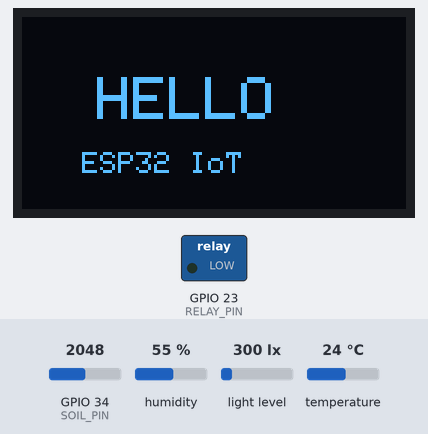
The sketch below on a simulated ESP32. Shown: 128×64 one-colour display, switched loads named in the sketch (green lamp = pin HIGH). The test bench sets the inputs (shaded band); at power-on: GPIO 34 (SOIL_PIN) = 2048, humidity 55 %, light level 300 lx, temperature 24 °C (analog values on the 0–4095 scale). WiFi joins after 1.5 s; servers stay silent unless stated; what the sketch prints to the serial monitor is not drawn.

Above: at 1.1 s.
At 3.8 s:
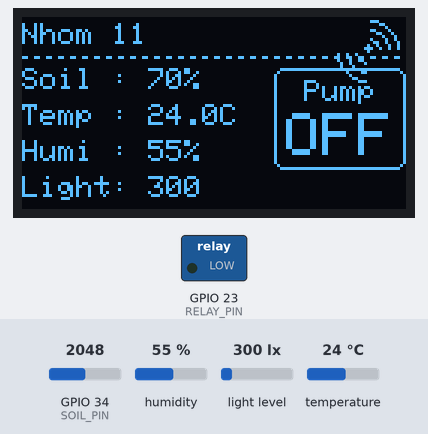
3.9 s: GPIO 34 (SOIL_PIN) set to 3153
At 5.5 s:
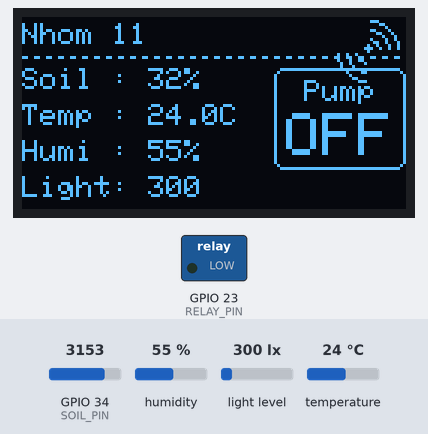
6.6 s: GPIO 34 (SOIL_PIN) set to 3276
At 7.1 s:
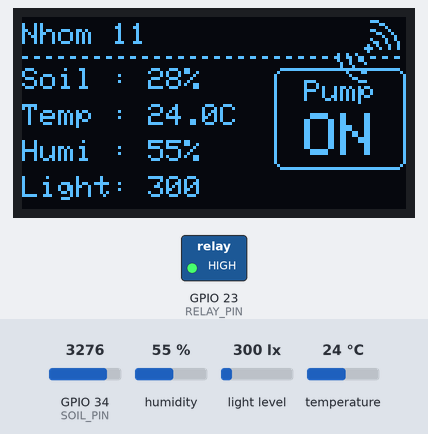
9.3 s: GPIO 34 (SOIL_PIN) set to 2866
At 11.5 s:
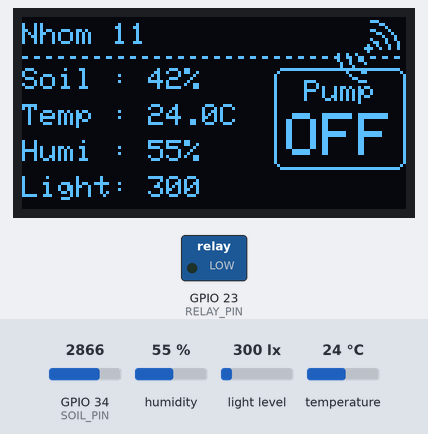
Timing chart, 0 to 13.0 s (numbered marks = the images above; inputs shaded):
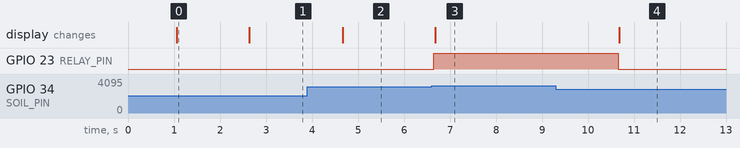

Measured:
- the behaviour switches between 3226 and 3227 on GPIO 34 (SOIL_PIN) (found by bisection; images 2 and 3)
- after the input at 3.9 s, the display: changes after 0.77 s (image 2)
- after the input at 6.6 s, GPIO 23 (RELAY_PIN): LOW → HIGH after 0.05 s; the display: changes after 0.07 s (image 3)
- after the input at 9.3 s, GPIO 23 (RELAY_PIN): HIGH → LOW after 1.4 s; the display: changes after 1.4 s (image 4)
- what the display in image 0 shows lasts 1.5 s, from 1.1 s to 2.6 s

The sketch:

agri_station_member1.ino
```cpp
#include <WiFi.h>
#include <HTTPClient.h>
#include <Wire.h>
#include <DHT.h>
#include <BH1750.h>
#include <Adafruit_GFX.h>
#include <Adafruit_SH110X.h>

// ==================================================
// 1. CAU HINH WIFI VA SERVER
// ==================================================
const char* WIFI_SSID = "HUY HOANG";
const char* WIFI_PASSWORD = "16022005";

// Thay IP_ADDRESS bang IPv4 cua may tinh chay XAMPP
const char* SERVER_URL = "http://192.168.1.12/Api/Post.php";

// ==================================================
// 2. CAU HINH CHAN
// ==================================================
#define SOIL_PIN    34
#define DHT_PIN     4
#define RELAY_PIN   23

#define DHT_TYPE DHT11

#define SCREEN_WIDTH  128
#define SCREEN_HEIGHT 64
#define OLED_ADDR     0x3C

// ==================================================
// 3. KHOI TAO THIET BI
// ==================================================
DHT dht(DHT_PIN, DHT_TYPE);
BH1750 lightMeter;

Adafruit_SH1106G display(
  SCREEN_WIDTH,
  SCREEN_HEIGHT,
  &Wire,
  -1
);

// ==================================================
// 4. CAU HINH HE THONG
// ==================================================

// Nguong do am dat de bat bom
const float SOIL_THRESHOLD = 30.0;

// Hieu chuan cam bien do am dat
// Can do gia tri thuc te cua cam bien de hieu chuan chinh xac
const int SOIL_DRY_RAW = 4095;
const int SOIL_WET_RAW = 1200;

// Chu ky doc va gui du lieu
const unsigned long SENSOR_INTERVAL = 60000UL;     // 60 giay
const unsigned long PUMP_CHECK_INTERVAL = 2000UL;  // 2 giay
const unsigned long OLED_INTERVAL = 1000UL;        // 1 giay
const unsigned long HTTP_INTERVAL = 600000UL;      // 10 phut

// Neu relay kich muc LOW, doi HIGH thanh LOW va nguoc lai
const int RELAY_ON  = HIGH;
const int RELAY_OFF = LOW;

// ==================================================
// 5. BIEN DU LIEU
// ==================================================
float temperature = NAN;
float humidity = NAN;
float soilMoisture = 0;
float lightLux = NAN;

int soilRaw = 0;

bool oledReady = false;
bool lightSensorReady = false;
bool dhtReady = false;
bool wifiReady = false;
bool pumpState = false;
bool soilValid = false;

unsigned long lastSensorRead = 0;
unsigned long lastPumpCheck = 0;
unsigned long lastOLEDUpdate = 0;
unsigned long lastHTTPSend = 0;

// ==================================================
// 6. DOC DO AM DAT
// ==================================================
float readSoilMoisture() {
  soilRaw = analogRead(SOIL_PIN);

  // Gia tri ADC cao: dat kho
  // Gia tri ADC thap: dat am
  float moisture = map(
    soilRaw,
    SOIL_DRY_RAW,
    SOIL_WET_RAW,
    0,
    100
  );

  moisture = constrain(moisture, 0, 100);

  soilValid = true;

  Serial.print("[SOIL] ADC = ");
  Serial.print(soilRaw);
  Serial.print(" | Do am dat = ");
  Serial.print(moisture, 1);
  Serial.println("%");

  return moisture;
}

// ==================================================
// 7. DOC CAM BIEN
// ==================================================
void readSensors() {
  Serial.println("\n========== DOC CAM BIEN ==========");

  float newTemp = dht.readTemperature();
  float newHumidity = dht.readHumidity();

  if (!isnan(newTemp) && !isnan(newHumidity)) {
    temperature = newTemp;
    humidity = newHumidity;
    dhtReady = true;

    Serial.print("[DHT11] Nhiet do: ");
    Serial.print(temperature, 1);
    Serial.println(" C");

    Serial.print("[DHT11] Do am khong khi: ");
    Serial.print(humidity, 1);
    Serial.println(" %");
  } else {
    Serial.println("[LOI] Khong doc duoc DHT11!");
  }

  soilMoisture = readSoilMoisture();

  if (lightSensorReady) {
    float lux = lightMeter.readLightLevel();

    if (lux >= 0) {
      lightLux = lux;

      Serial.print("[BH1750] Anh sang: ");
      Serial.print(lightLux, 1);
      Serial.println(" lux");
    } else {
      Serial.println("[LOI] Doc BH1750 that bai!");
    }
  } else {
    Serial.println("[CANH BAO] BH1750 chua san sang!");
  }

  Serial.println("==================================");
}

// ==================================================
// 8. DIEU KHIEN MAY BOM
// ==================================================
void controlPump() {
  // Khong tu dong bat bom neu cam bien do am chua hop le
  if (!soilValid) {
    digitalWrite(RELAY_PIN, RELAY_OFF);
    pumpState = false;
    return;
  }

  bool shouldPump = (soilMoisture < SOIL_THRESHOLD);

  if (shouldPump != pumpState) {
    pumpState = shouldPump;

    digitalWrite(
      RELAY_PIN,
      pumpState ? RELAY_ON : RELAY_OFF
    );

    Serial.print("[RELAY] May bom: ");
    Serial.println(pumpState ? "BAT" : "TAT");
  }
}

// ==================================================
// 9. CAP NHAT OLED SH1106
// ==================================================

// Ve bieu tuong WiFi, (cx, cy) la cham tron ben duoi
void drawWifiIcon(int cx, int cy, bool connected) {
  display.fillCircle(cx, cy - 1, 1, SH110X_WHITE);

  // 0xA = hai cung phan tu tren (trai + phai)
  display.drawCircleHelper(cx, cy, 4, 0xA, SH110X_WHITE);
  display.drawCircleHelper(cx, cy, 7, 0xA, SH110X_WHITE);
  display.drawCircleHelper(cx, cy, 10, 0xA, SH110X_WHITE);

  // Mat ket noi: gach cheo
  if (!connected) {
    display.drawLine(cx - 11, 0, cx + 11, 12, SH110X_BLACK);   // vien den de tach net
    display.drawLine(cx - 11, 1, cx + 11, 13, SH110X_BLACK);
    display.drawLine(cx - 11, 0, cx + 11, 11, SH110X_WHITE);   // net gach chinh
  }
}

void updateOLED() {
  if (!oledReady) {
    return;
  }

  display.clearDisplay();
  display.setTextColor(SH110X_WHITE);
  display.setTextSize(1);

  // ---------- Header ----------
  display.setCursor(0, 2);
  display.print("Nhom 11");

  drawWifiIcon(115, 11, WiFi.status() == WL_CONNECTED);

  // Duong net dut
  for (int x = 0; x < 128; x += 4) {
    display.drawFastHLine(x, 13, 2, SH110X_WHITE);
  }

  // ---------- Cot trai: cam bien ----------
  display.setCursor(0, 17);
  display.print("Soil : ");
  if (soilValid) {
    display.print(soilMoisture, 0);
    display.print("%");
  } else {
    display.print("--");
  }

  display.setCursor(0, 29);
  display.print("Temp : ");
  if (!isnan(temperature)) {
    display.print(temperature, 1);
    display.print("C");
  } else {
    display.print("--");
  }

  display.setCursor(0, 41);
  display.print("Humi : ");
  if (!isnan(humidity)) {
    display.print(humidity, 0);
    display.print("%");
  } else {
    display.print("--");
  }

  display.setCursor(0, 53);
  display.print("Light: ");
  if (!isnan(lightLux)) {
    display.print(lightLux, 0);
  } else {
    display.print("--");
  }

  // ---------- Cot phai: trang thai bom ----------
  display.drawRoundRect(84, 17, 44, 34, 3, SH110X_WHITE);
  display.setCursor(94, 21);
  display.print("Pump");

  display.setTextSize(2);
  display.setCursor(pumpState ? 94 : 88, 32);
  display.print(pumpState ? "ON" : "OFF");
  display.setTextSize(1);

  display.display();
}

// ==================================================
// 10. GUI DU LIEU LEN SERVER BANG HTTP GET
// ==================================================
void sendDataHTTP() {
  if (WiFi.status() != WL_CONNECTED) {
    Serial.println("[HTTP] Wi-Fi mat ket noi, khong gui du lieu.");
    return;
  }

  if (!dhtReady || !soilValid || isnan(lightLux)) {
    Serial.println("[HTTP] Du lieu cam bien chua day du.");
    return;
  }

  HTTPClient http;

  String url = String(SERVER_URL);
  url += "?temp=" + String(temperature, 1);
  url += "&humidity=" + String(humidity, 1);
  url += "&moisture=" + String(soilMoisture, 1);
  url += "&light=" + String(lightLux, 1);

  Serial.println("\n========== GUI HTTP ==========");
  Serial.print("[HTTP] URL: ");
  Serial.println(url);

  http.setTimeout(5000);

  if (http.begin(url)) {
    int httpCode = http.GET();

    Serial.print("[HTTP] Ma phan hoi: ");
    Serial.println(httpCode);

    if (httpCode > 0) {
      String response = http.getString();

      Serial.print("[HTTP] Phan hoi server: ");
      Serial.println(response);
    } else {
      Serial.print("[HTTP] Loi: ");
      Serial.println(http.errorToString(httpCode));
    }

    http.end();
  } else {
    Serial.println("[HTTP] Khong khoi tao duoc ket noi HTTP!");
  }

  Serial.println("==============================");
}

// ==================================================
// 11. KET NOI WI-FI
// ==================================================
void connectWiFi() {
  Serial.println("\n========== KET NOI WIFI ==========");

  WiFi.mode(WIFI_STA);
  WiFi.begin(WIFI_SSID, WIFI_PASSWORD);

  Serial.print("[WiFi] Dang ket noi");

  unsigned long startAttempt = millis();

  while (WiFi.status() != WL_CONNECTED &&
         millis() - startAttempt < 20000UL) {
    Serial.print(".");
    delay(500);
  }

  if (WiFi.status() == WL_CONNECTED) {
    wifiReady = true;

    Serial.println("\n[WiFi] Ket noi thanh cong!");
    Serial.print("[WiFi] IP ESP32: ");
    Serial.println(WiFi.localIP());
  } else {
    wifiReady = false;
    Serial.println("\n[WiFi] Ket noi that bai!");
    Serial.println("[WiFi] Kiem tra ten va mat khau Wi-Fi.");
  }

  Serial.println("==================================");
}

// ==================================================
// 12. KHOI TAO OLED
// ==================================================
void initOLED() {
  Serial.println("\n[OLED] Khoi tao SH1106 tai 0x3C...");

  if (display.begin(OLED_ADDR, true)) {
    oledReady = true;

    display.clearDisplay();
    display.setTextColor(SH110X_WHITE);
    display.setTextSize(2);
    display.setCursor(25, 20);
    display.println("HELLO");
    display.setTextSize(1);
    display.setCursor(20, 45);
    display.println("ESP32 IoT");
    display.display();

    Serial.println("[OLED] Khoi tao thanh cong!");
    Serial.println("[OLED] Driver SH1106, dia chi 0x3C.");
  } else {
    oledReady = false;
    Serial.println("[OLED] LOI khoi tao OLED!");
    Serial.println("[OLED] Kiem tra day SDA, SCL va nguon.");
  }
}

// ==================================================
// 13. SETUP
// ==================================================
void setup() {
  Serial.begin(115200);
  delay(1000);

  Serial.println("\n\n");
  Serial.println("==================================");
  Serial.println("   HE THONG GIAM SAT NONG SAN IoT");
  Serial.println("==================================");

  // Cau hinh relay truoc khi khoi dong cac thiet bi
  pinMode(RELAY_PIN, OUTPUT);
  digitalWrite(RELAY_PIN, RELAY_OFF);

  // ADC ESP32
  analogReadResolution(12);
  analogSetPinAttenuation(SOIL_PIN, ADC_11db);

  // Khoi tao cam bien
  dht.begin();

  Wire.begin(21, 22);
  Wire.setClock(100000);

  // Khoi tao OLED SH1106
  initOLED();

  // Khoi tao BH1750
  Serial.println("[BH1750] Khoi tao cam bien anh sang...");

  lightSensorReady = lightMeter.begin(
    BH1750::CONTINUOUS_HIGH_RES_MODE
  );

  if (lightSensorReady) {
    Serial.println("[BH1750] Khoi tao thanh cong!");
  } else {
    Serial.println("[BH1750] LOI khoi tao!");
    Serial.println("[BH1750] Kiem tra dia chi va day I2C.");
  }

  // Ket noi Wi-Fi
  connectWiFi();

  // Doc cam bien ngay khi khoi dong
  readSensors();
  controlPump();

  // Hien thi du lieu
  updateOLED();

  // Khoi tao moc thoi gian
  unsigned long now = millis();
  lastSensorRead = now;
  lastPumpCheck = now;
  lastOLEDUpdate = now;
  lastHTTPSend = now;

  Serial.println("\n[SETUP] Khoi dong hoan tat!");
}

// ==================================================
// 14. LOOP
// ==================================================
void loop() {
  unsigned long now = millis();

  // Tu ket noi lai Wi-Fi neu bi mat ket noi
  if (WiFi.status() != WL_CONNECTED) {
    wifiReady = false;

    static unsigned long lastReconnect = 0;

    if (now - lastReconnect >= 10000UL) {
      lastReconnect = now;

      Serial.println("[WiFi] Thu ket noi lai...");
      WiFi.disconnect();
      WiFi.begin(WIFI_SSID, WIFI_PASSWORD);
    }
  } else {
    wifiReady = true;
  }

  // Doc lai toan bo cam bien moi 60 giay
  if (now - lastSensorRead >= SENSOR_INTERVAL) {
    lastSensorRead = now;
    readSensors();
  }

  // Kiem tra do am dat va dieu khien bom moi 2 giay
  if (now - lastPumpCheck >= PUMP_CHECK_INTERVAL) {
    lastPumpCheck = now;

    soilMoisture = readSoilMoisture();
    controlPump();
  }

  // Cap nhat giao dien OLED moi 1 giay
  if (now - lastOLEDUpdate >= OLED_INTERVAL) {
    lastOLEDUpdate = now;
    updateOLED();
  }

  // Gui du lieu len server moi 10 phut
  if (now - lastHTTPSend >= HTTP_INTERVAL) {
    lastHTTPSend = now;
    sendDataHTTP();
  }

  delay(10);
}
```
